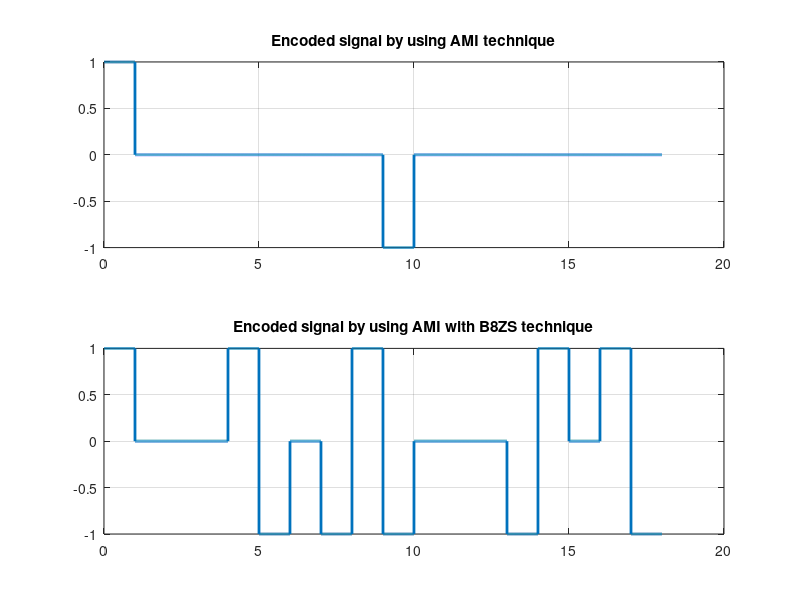

Write MATLAB code to recreate this figure.
clc;clear all;close all;

%%bits = round(rand(1,4));    

bits=[1 0 0 0 0 0 0 0 0 1 0 0 0 0 0 0 0 0];

bitrate = 1;                               
n = 1000;                   
T = length(bits)/bitrate;   
N = length(bits)*n;        
dt = T/N;                   
t = 0:dt:T - dt;         

x = zeros(1, N);            
mark=-1; %%Last one position
%%Encoding

for i=1:length(bits)
    if bits(i) == 1 && mark==1
        x((i-1)*n +1 : (i*n)) = -1;
        mark=-1;
    elseif bits(i) == 1 && mark==-1
        x((i-1)*n +1 : (i*n)) = 1;
        mark=1;
    else
        x((i-1)*n +1 : (i*n)) = 0;
    end
end

subplot(2,1,1);
plot(t,x,'Linewidth', 2);
ylim([-1,1]);
title('Encoded signal by using AMI technique');
grid on;

%%Decoding
y = zeros(1,length(bits));
mark=-1;
for i=1:length(bits)
    if x((i-1)*n + 1 : i*n) == 1
        y(i)=1; 
    elseif x((i-1)*n + 1 : i*n) == -1
        y(i)=1;
    end 
end
disp(y);





%%B8ZS Technique Encoding 
c=0;
prev = 1;
for i=1:length(bits)
    
    if bits(i)==0
        c=c+1;
        if c==8
            x((i-5)*n +1 : (i-4)*n) = prev * 1;
            x((i-4)*n +1 : (i-3)*n) = prev * -1;
            prev = -prev;
            x((i-2)*n +1 : (i-1)*n) = prev ;
            x((i-1)*n +1 : (i*n)) = prev * -1;
        end
    else
        c=0;
    end
end

subplot(2,1,2);
plot(t,x,'Linewidth', 2);
ylim([-1,1]);
title('Encoded signal by using AMI with B8ZS technique');
grid on;


%%Decoding
........





